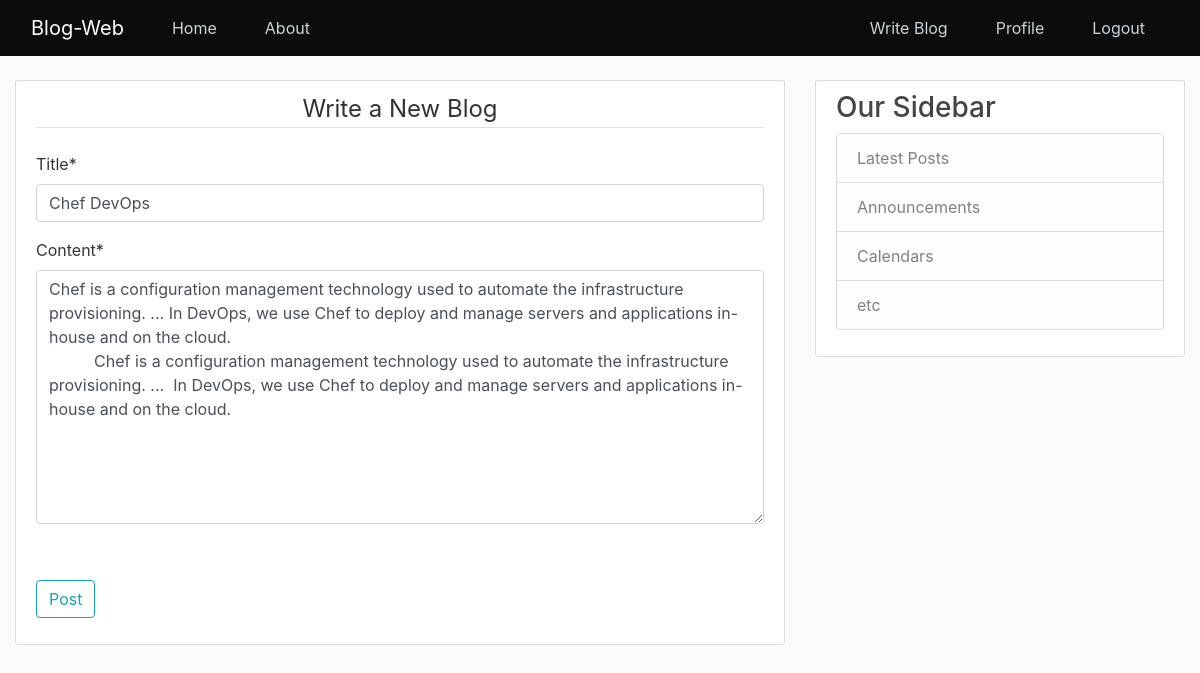
Screenshot of /blog/post/8/update/ (signed in) with the database file from the repository.
### blogapp/models.py (models this page shows, shortened)
class Posts(models.Model):
    title=models.CharField(max_length=100)
    content=models.TextField()
    date_posted=models.DateTimeField(default=timezone.now)
    author=models.ForeignKey(User,on_delete=models.CASCADE)
    def __str__(self):
        return self.title

### blogapp/views.py (the view, shortened to what this page needs)
# urls.py: path('post/<int:pk>/update/', PostUpdateview.as_view(), name='post_update'),
class PostUpdateview(LoginRequiredMixin,UserPassesTestMixin ,UpdateView):
    model = Posts
    template_name="blogapp/post_create.html"
    fields=['title','content']
    def test_func(self):
        post=self.get_object()
        print(post,"\n")
        if self.request.user   == post.author :
             return True
        else:
             False

### blogapp/templates/blogapp/post_create.html (shortened to what this page needs)
{% extends 'blogapp/base.html' %}
{% load crispy_forms_tags %}
{% block content %}
    <div class="fcontainer">
        <div class="content-section">
            <form method="POST">
                <fieldset class="form-group">
                    <legend class="border-bottom mb-4">Write a New Blog</legend>
                    {{ form|crispy}}<br>
                </fieldset>
                <div class="form-group">
                    <button class="btn btn-outline-info" type="submit">Post</button>
                </div>
            </form>
        </div>
    </div>
{% endblock content %}

### blogapp/static/blogapp/main.css (style rules this page uses)
body { background: #fafafa; color: #333333; margin-top: 5rem; }
.content-section { background: #ffffff; padding: 10px 20px; border: 1px solid #dddddd; border-radius: 3px; margin-bottom: 20px; }

### blogapp/templates/blogapp/base.html (style rules this page uses)
.border-bottom { display: flex; align-content: center; justify-content: center; }

### rows the page displays
Posts: title "Chef DevOps", content "Chef is a configuration management technology used to automate the infrastructure provisioning. ... In DevOps, we use Chef to deploy and manage servers and applications in-house and on the cloud. Chef is a configuration management technology used to automate the infrastructure provisioning. ... In DevOps, we use Chef to deploy and manage servers and applications in-house and on the cloud."
